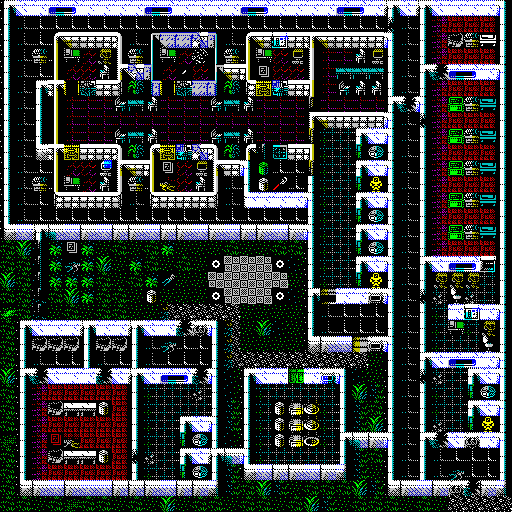

Rendered tile map (Tiled .tmx) drawn with the repository's tilesets; below, a short description and the full map source, tile grids included:
An orthogonal 32x32 tile map with 16x16 px tiles, 1 tile layer (Tile Layer 1).

<map version="1.4" tiledversion="1.4.3" orientation="orthogonal" renderorder="right-down" width="32" height="32" tilewidth="16" tileheight="16" infinite="0" nextlayerid="4" nextobjectid="1">
 <tileset firstgid="1" source="tiles_1.tsx" />
 <layer id="1" name="Tile Layer 1" width="32" height="32">
  <data encoding="csv">
139,171,157,169,170,157,157,157,157,169,170,157,157,157,157,169,170,157,157,157,157,169,170,157,189,171,189,171,157,157,157,158,
174,54,55,55,55,55,55,55,55,55,55,55,55,55,55,55,55,55,55,55,55,55,55,55,141,54,143,75,59,59,59,172,
174,54,55,88,89,7,7,91,54,76,77,79,78,80,54,88,89,86,7,121,89,7,7,7,158,54,143,75,72,57,83,172,
174,54,57,104,20,9,37,107,57,96,20,9,51,96,57,104,20,4,21,107,23,24,68,21,172,54,143,75,59,59,59,172,
174,54,55,104,9,4,68,90,126,125,9,53,4,112,89,122,105,4,4,107,23,36,36,36,172,54,156,73,169,170,157,158,
174,54,156,121,35,41,7,123,25,124,35,41,79,128,25,120,3,40,7,122,23,52,68,68,172,54,143,75,59,59,59,172,
174,54,143,103,23,24,24,52,36,68,24,24,24,52,36,68,24,24,24,111,24,24,24,24,156,73,158,75,56,57,99,172,
174,54,143,103,23,24,24,24,24,24,24,24,24,24,24,24,24,24,24,90,89,7,7,7,158,54,141,75,59,59,59,172,
174,54,143,103,23,24,24,52,36,68,24,24,24,52,36,68,24,24,24,110,6,42,138,171,158,54,143,75,56,57,99,172,
174,54,188,121,3,7,7,91,25,87,3,40,78,91,25,87,45,44,7,122,6,42,94,191,172,54,143,75,59,59,59,172,
174,54,55,104,9,4,5,90,89,122,105,4,21,90,7,158,8,55,55,110,6,42,138,171,158,54,143,75,56,57,99,172,
174,54,57,104,20,9,68,107,57,104,11,4,68,107,54,143,30,62,55,172,6,42,94,129,172,54,143,75,59,59,59,172,
174,54,55,120,7,7,7,123,54,120,7,7,7,123,54,140,157,157,157,158,6,42,138,171,158,54,143,75,56,57,99,172,
174,54,55,55,55,55,55,55,55,55,55,55,55,55,55,55,55,55,55,143,6,42,94,191,172,54,143,75,59,59,59,172,
186,187,189,155,187,176,187,176,176,187,176,176,187,176,187,176,176,187,176,158,6,42,138,171,158,54,143,75,56,57,99,172,
33,65,45,49,105,49,18,33,18,33,49,18,18,18,33,18,18,33,33,174,6,42,94,191,172,54,143,75,59,59,59,172,
33,33,45,49,29,49,65,18,49,33,18,33,18,178,38,38,38,178,175,174,6,42,138,171,158,54,156,171,169,170,102,172,
65,33,45,49,49,49,33,18,33,49,61,18,18,38,38,38,38,38,18,174,6,42,94,129,172,54,143,37,37,37,42,172,
33,33,47,33,65,49,33,33,18,30,18,18,18,178,38,38,38,178,175,139,100,157,157,15,158,54,141,22,84,22,42,172,
97,33,47,18,33,18,33,33,18,18,113,81,81,81,81,18,18,18,18,174,54,55,55,55,172,54,143,6,157,86,157,158,
33,139,171,157,157,189,157,157,189,171,157,73,14,158,113,18,65,175,18,174,54,55,55,55,172,54,143,6,20,6,37,172,
33,174,72,72,72,172,72,72,172,54,29,55,55,172,113,18,18,18,18,186,176,187,101,15,158,54,143,6,42,42,84,172,
33,174,54,55,55,172,54,55,143,54,55,55,55,172,113,81,81,81,81,81,81,81,81,18,172,54,156,171,169,170,157,158,
65,139,73,171,157,157,73,171,189,171,169,170,73,158,175,139,171,157,92,157,16,158,175,18,174,54,141,22,42,138,171,158,
33,174,75,59,59,59,59,59,172,6,42,42,22,173,175,174,6,42,42,42,42,172,65,159,174,54,143,6,42,94,191,172,
33,174,75,72,82,82,30,59,172,6,42,42,42,173,159,174,6,30,74,115,6,173,159,33,174,54,143,6,42,138,171,158,
33,174,75,59,59,59,59,59,172,6,42,138,171,158,159,174,6,30,74,115,6,173,159,65,174,54,143,22,42,94,129,172,
66,174,75,106,28,59,59,59,172,6,42,94,191,172,175,174,6,30,74,31,6,156,155,176,158,54,156,73,171,14,157,158,
33,174,75,72,82,82,30,59,141,22,42,138,171,189,155,158,6,42,42,42,42,173,159,33,174,54,143,54,55,55,55,172,
33,174,75,59,59,59,59,59,172,6,42,94,191,172,159,186,187,176,176,187,176,190,159,18,174,54,143,54,29,55,55,172,
33,186,176,187,176,187,187,176,176,176,187,176,176,190,159,33,65,159,18,33,33,33,65,159,186,176,187,176,14,73,176,190,
33,33,18,33,66,33,33,18,33,18,65,18,33,33,18,33,33,18,33,65,159,18,33,33,33,18,33,18,81,81,81,81
</data>
 </layer>
</map>